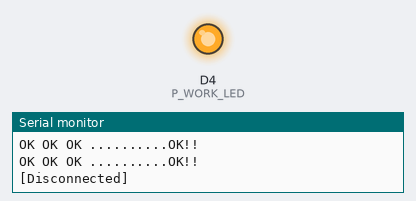
Bench run of a sketch on a simulated ESP8266 (Wemos D1 mini). Parts: output pins drawn as LEDs (lit = HIGH), the last lines printed to the serial monitor. WiFi joins after 1.5 s; servers stay silent unless stated; uploads are accepted with an empty reply.

Above: at 1.9 s.
At 7.6 s:
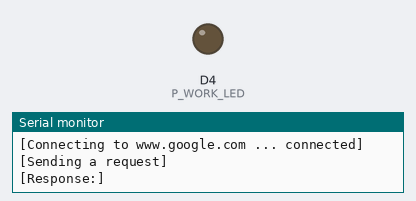
Timing chart, 0 to 14.2 s (numbered marks = the images above):
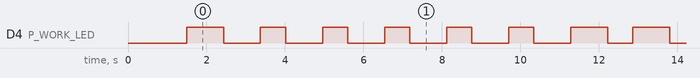

Measured:
- by itself, D4 (P_WORK_LED): moves between LOW and HIGH, repeating every 9.8 s
- by itself, everything shown: repeats every 9.8 s, in 12 steps

The sketch:

ESP8266pin.ino
```cpp
/*
這個程式是用來縮短PIN網站的時間
李進衛


*/


#include <ESP8266WiFi.h>

const char* ssid = "******";
const char* password = "*******";

const char* host = "www.google.com";
unsigned long previousMillis = 0;        // will store last time LED was updated

// constants won't change :
const long interval = 5;           // interval at which to blink (milliseconds)****************設定main loop time for 50ms ****************
boolean  Blink1HZ;  //1HZ閃爍旗標
boolean Blink2HZ; //2HZ閃爍旗標
int T_CNT1;
int SQN = 0;
int MODE = 0;
int TB_100MS = 0;
int TB_250MS = 0;
int TB_500MS = 0;
int TB_1SEC = 0;
int TB_1MINS = 0;
int TB_1HOURS = 0;
int T_Blink_Count;
int T_CNT1SEC = 0;   // 1sec counter delay ?sec  由這一個變數控制
int T_CNT1MIN = 0;   // 1mins counter delay ? mins由這一個變數控制
int ping_cnt = 0;		// ping count
int retry_times = 0;
byte KEY_NEW = 0xff;      // = 0xFF;
byte KEY_OLD = 0xff;      // = 0xFF;
byte KEY_CMD;       // = 0xFF;
byte KEY_CHT;         // = T20MS;
byte KEY_SQN  = 0;          // = 1;
byte READ_SQN = 0;
float temp;
boolean F_CMDON;
boolean F_KEYREP;

byte KEY_CHEN;
byte KEY_REP;
#define TBASE 5   // main loop time base for 5mS
// #define T100MS 20  //
#define T20MS 20/TBASE  //4
#define T30MS 30/TBASE  //6
#define T100MS 100/TBASE
#define T150MS 150/TBASE
#define T200MS 200/TBASE
#define T250MS 250/TBASE
#define T300MS 300/TBASE  //60
#define T500MS 500/TBASE
#define T1000MS 1000/TBASE
#define T2000MS 2000/TBASE
#define T1SEC   1000/100

#define P_WORK_LED D4  // for D1 min // for wemos d1 led pin -->D9


void setup()
{
	pinMode(P_WORK_LED,OUTPUT);		// 74HC595 PIN 11 CLOCK PIN FOR OUTPUT
  Serial.begin(115200);
  Serial.println();

  Serial.printf("Connecting to %s ", ssid);
  WiFi.begin(ssid, password);
  while (WiFi.status() != WL_CONNECTED)
  {
    delay(500);
    Serial.print(".");
  }
  Serial.println(" connected");
}


void loop()
{
  unsigned long currentMillis = millis();

  if (currentMillis - previousMillis >= interval) {
    previousMillis = currentMillis;

     //******************* 程式區**********************
    check_time();
	WORK_TEST();
	switch(MODE)
	{
		case 0: ESPping();	break;

	}


  }

 // delay(1000);
}

void	ESP_000(void)
{
	if (T_CNT1SEC != 0)
		return;
	ESP_ping();
	T_CNT1SEC = 1;
//	SQN = 1;

}

void	ESP_100(void)
{
	if (T_CNT1SEC != 0)
		return;
		SQN = 0;
		T_CNT1SEC = 1;

}

void ESPping(void)
{
		switch(SQN)
		{
			case 0 :  ESP_000(); break;
			case 1 :  ESP_100(); break;
//			case 2: ESP_200(); break;

		}

}


void	ESP_ping(void)
{
  WiFiClient client;

  Serial.printf("\n[Connecting to %s ... ", host);
  if (client.connect(host, 80))
  {
    Serial.println("connected]");

    Serial.println("[Sending a request]");
    client.print(String("GET /") + " HTTP/1.1\r\n" +
                 "Host: " + host + "\r\n" +
                 "Connection: close\r\n" +
                 "\r\n"
                );

    Serial.println("[Response:]");
    while (client.connected())
    {
      if (client.available())
      {
        String line = client.readStringUntil('\n');
        Serial.println(line);
        Serial.println("OK OK OK ..........OK!!");

      }
    }
    client.stop();
    Serial.println("\n[Disconnected]");
  }
  else
  {
    Serial.println("connection failed!]");
        Serial.println("NG NG NG ..........NG!!");
    client.stop();
  }


}

void sec1proc(void)
{
    if (TB_1MINS ==0)
    {
      TB_1MINS = 60;
      if (T_CNT1MIN ==0)
      return;
      T_CNT1MIN--;
      }else{
            TB_1MINS--;
//            if (F_pingNG ==0)
//            {
//              check_wifi();
//            }
        }

  }
void t100ms_process()
{
  if (TB_500MS ==0)
  {
    TB_500MS = 5;
    //0.5sec要處理的程式放這裡
 //     ledState ^= 1;
      Blink1HZ ^=1;  // Blink1HZ與1 互斥或  【反向的意思】
//    bittest();
  } else {

           TB_500MS--;

  }
//  Print_VR_VAL();
  // counter 1sec
  if ( TB_1SEC ==0)
  {
    // 1sec 時間到處理
    TB_1SEC = 10;
    sec1proc();       //1sec 處理
  //  temp  = dht.readTemperature();

    if (T_CNT1SEC ==0)
    return;
    T_CNT1SEC--;

    } else{
            TB_1SEC--;
      }


}

//****************************************************
//***** 系統時間
//****************************************************
void check_time()
{
  if (TB_100MS ==0)
  {
    TB_100MS = T100MS;
    t100ms_process();
  } else {

            TB_100MS--;
          }

  if (TB_250MS ==0)
  {
      TB_250MS = T250MS;
      Blink2HZ ^=1;  // Blink2HZ與1 互斥或  【反向的意思】

    } else{
        TB_250MS--;
      }
  if (T_Blink_Count ==0)
  {
      T_Blink_Count = 50; //100;
//      Blink1HZ ^=1; // Blink1HZ與1 互斥或  【反向的意思】
//      Blink2HZ ^=1; // Blink2HZ與1 互斥或  【反向的意思】

    } else{
        T_Blink_Count--;
        if (T_Blink_Count == 25)  //50)
        {
//                      Blink2HZ ^=1;

        }

    }

  if (T_CNT1 !=0)
   T_CNT1--;

   if (KEY_CHT !=0)
   KEY_CHT--;

   if (KEY_REP !=0)
   KEY_REP--;

}

//***********************************************
//***** 控制開機時LED閃爍表示治具的程式有在動作
//***********************************************
void WORK_TEST(void)
{
	if (Blink1HZ ==1)
	{
		digitalWrite(P_WORK_LED,HIGH);

	}else{

		digitalWrite(P_WORK_LED,LOW);


	}


}
```
